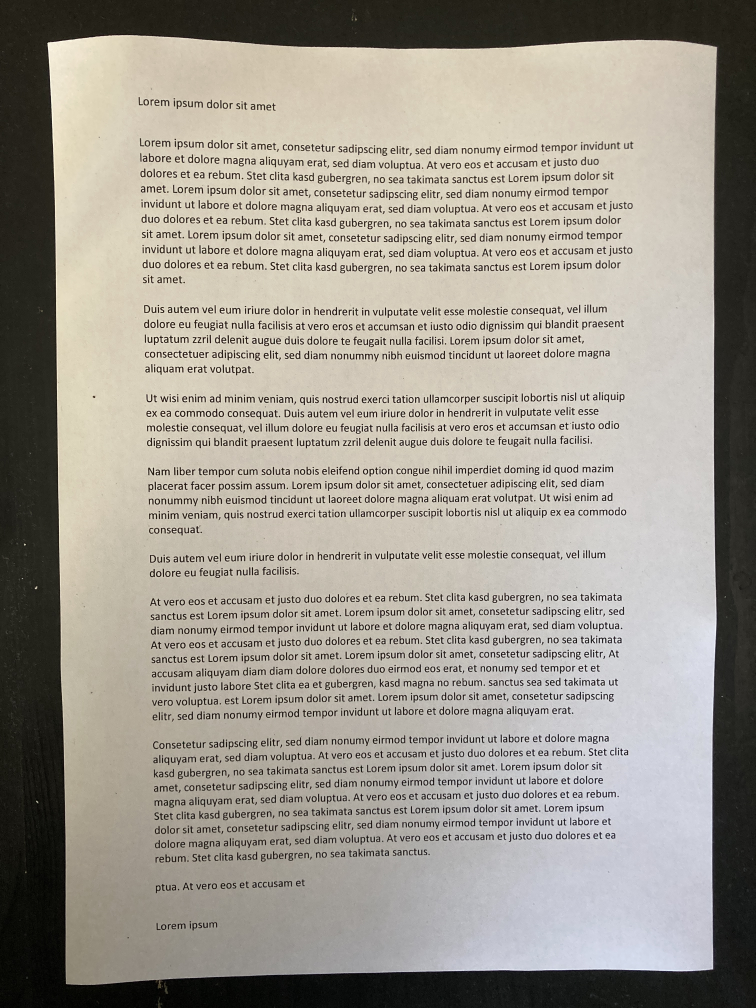
#> input picture assets/example_easy.jpg, 3024 x 4032 px (shown at 1/4 size)
$ python main.py
#> lines starting #> are read from the running program, lines starting #| are printed output that depends on the picture; after the words box and inside, x2 and y2 are one past the last pixel; in counts of white or black regions, pixels touching at a corner belong together
#> in main, image is the input picture: shape (4032, 3024, 3); mean B, G, R 144.6, 154.1, 159.1
### utils.py
import numpy as np
import cv2
import imutils
from PIL import Image


def order_points(pts: np.ndarray) -> np.ndarray:
    # function to order points to proper rectangle
    rect = np.zeros((4, 2), dtype="float32")
    s = pts.sum(axis=1)
    rect[0] = pts[np.argmin(s)]
    rect[2] = pts[np.argmax(s)]
    diff = np.diff(pts, axis=1)
    rect[1] = pts[np.argmin(diff)]
    rect[3] = pts[np.argmax(diff)]
    return rect


def four_point_transform(image: np.ndarray, pts: np.ndarray) -> np.ndarray:
    # function to transform image to four points
    rect = order_points(pts)
    (tl, tr, br, bl) = rect
    widthA = np.sqrt(((br[0] - bl[0]) ** 2) + ((br[1] - bl[1]) ** 2))
    widthB = np.sqrt(((tr[0] - tl[0]) ** 2) + ((tr[1] - tl[1]) ** 2))
    maxWidth = max(int(widthA), int(widthB))
    heightA = np.sqrt(((tr[0] - br[0]) ** 2) + ((tr[1] - br[1]) ** 2))
    heightB = np.sqrt(((tl[0] - bl[0]) ** 2) + ((tl[1] - bl[1]) ** 2))
    maxHeight = max(int(heightA), int(heightB))

    dst = np.array(
        [
            [0, 0],
            [maxWidth - 1, 0],
            [maxWidth - 1, maxHeight - 1],
            [0, maxHeight - 1],
        ],
        dtype="float32",
    )
    M = cv2.getPerspectiveTransform(rect, dst)
    warped = cv2.warpPerspective(image, M, (maxWidth, maxHeight))
    # return the warped image
    return warped

def findLargestCountours(cntList: list, cntWidths: list) -> tuple[list, list]:
    newCntList = []
    newCntWidths = []

    # finding 1st largest rectangle
    first_largest_cnt_pos = cntWidths.index(max(cntWidths))

    # adding it in new
    newCntList.append(cntList[first_largest_cnt_pos])
    newCntWidths.append(cntWidths[first_largest_cnt_pos])

    # removing it from old
    cntList.pop(first_largest_cnt_pos)
    cntWidths.pop(first_largest_cnt_pos)

    # finding second largest rectangle
    seccond_largest_cnt_pos = cntWidths.index(max(cntWidths))

    # adding it in new
    newCntList.append(cntList[seccond_largest_cnt_pos])
    newCntWidths.append(cntWidths[seccond_largest_cnt_pos])

    # removing it from old
    cntList.pop(seccond_largest_cnt_pos)
    cntWidths.pop(seccond_largest_cnt_pos)

    return newCntList, newCntWidths

def rotate_and_cut(image: np.ndarray, scaleFactor: float) -> np.ndarray:
    # resizes image for performance purposes
    # rotates image and crops "page" out of it.

#> called with scaleFactor = 500
    orig = image.copy()
    # Scale for processing
    ratio = image.shape[0] / scaleFactor
#> ratio = 8.06
    image = imutils.resize(image, height = scaleFactor)
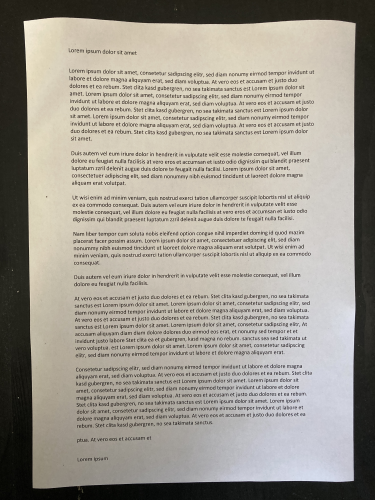
#> image: shape (500, 375, 3); mean of channels 0, 1, 2 144.6, 154.1, 159.1; drawn as B, G, R

    gray = cv2.cvtColor(image, cv2.COLOR_BGR2GRAY)
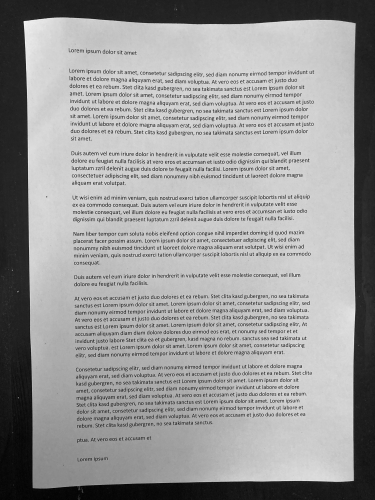
#> gray: shape (500, 375); min 2, max 245, mean 154.5
    gray = cv2.GaussianBlur(gray, (5, 5), 0)
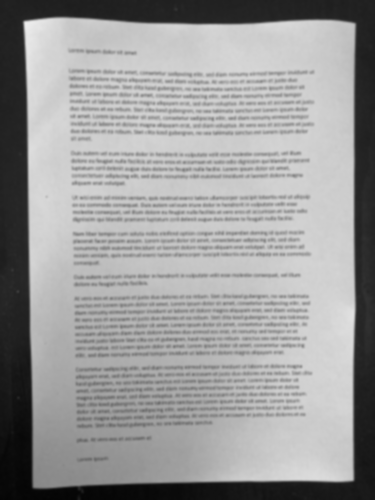
#> gray: shape (500, 375); min 4, max 239, mean 154.5
    edged = cv2.Canny(gray, 75, 200)
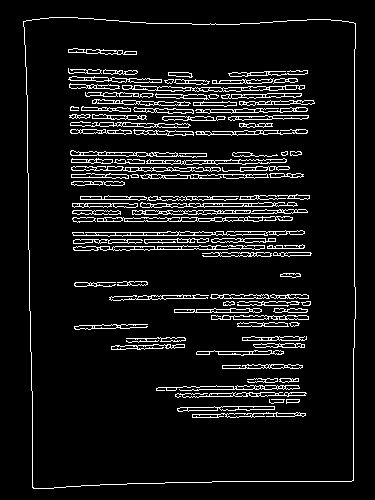
#> edged: shape (500, 375); 8.3% white in thin lines or dots, all inside (x1, y1, x2, y2) = (23, 17, 356, 489)
    countours, _ = cv2.findContours(edged, cv2.RETR_LIST, cv2.CHAIN_APPROX_NONE)
#> countours = 510 contours, 168 with area under 20; largest, box (x1, y1, x2, y2) and area: (23, 17, 356, 489) 150157, (23, 17, 356, 489) 150154, (72, 230, 305, 237) 620, (122, 85, 305, 92) 594, (73, 245, 265, 251) 588
    # approximate the contour
    cnts = sorted(countours, key=cv2.contourArea, reverse=True)
#> cnts has the same summary as countours
    screenCntList = []
    scrWidths = []
    for cnt in cnts:
        peri = cv2.arcLength(cnt, True)  # cnts[1] always rectangle O.o
        screenCnt = cv2.approxPolyDP(cnt, 0.02 * peri, True)

        if len(screenCnt) == 4:
            (X, Y, W, H) = cv2.boundingRect(cnt)
            screenCntList.append(screenCnt)
            scrWidths.append(W)
#> this loop made 510 passes
#> (peri, screenCnt, X, Y, W, H) on passes 1, 2, 29, 31, 36, 39, 40, 44, 45: (1595.1, [[23, 21], [32, 487], [353, 480], [355, 23]], 23, 17, 333, 472), (1592.7, [[24, 21], [355, 24], [351, 481], [32, 486]], 23, 17, 333, 472), (136.2, [[133, 130], [136, 134], [193, 135], [192, 131]], 133, 129, 61, 7), (148.2, [[211, 239], [212, 242], [275, 241], [275, 238]], 211, 238, 65, 5), (135.3, [[210, 297], [269, 298], [267, 294], [211, 294]], 210, 294, 60, 5), (125.8, [[71, 174], [71, 177], [128, 178], [126, 174]], 71, 173, 58, 6), (125.4, [[92, 114], [92, 118], [146, 119], [145, 115]], 92, 114, 55, 6), (117.5, [[155, 94], [156, 97], [208, 99], [203, 94]], 155, 93, 54, 7), (114.9, [[237, 323], [237, 326], [288, 326], [284, 322]], 237, 322, 52, 5)
#> (peri, X, Y, W, H) on passes 61, 63, 65, 67, 71, 95: (94.63, 71, 158, 42, 6), (93.46, 226, 231, 42, 5), (89.11, 270, 294, 39, 5), (79.21, 174, 79, 36, 6), (77.56, 272, 115, 37, 5), (64.87, 226, 413, 27, 5)
#> after the loop, scrWidths = 30 values, max 333 at index 0, min 3 at index 28, mean 58.93; screenCntList = 30 contours, 2 with area under 20; largest, box (x1, y1, x2, y2) and area: (23, 21, 356, 488) 150688, (24, 21, 356, 487) 149827, (133, 130, 194, 136) 230, (92, 114, 147, 120) 214, (210, 294, 270, 299) 201

    screenCntList, scrWidths = findLargestCountours(screenCntList, scrWidths)
#> in findLargestCountours, `first_largest_cnt_pos = cntWidths.index(max(cntWidths))`: first_largest_cnt_pos = 0
#> screenCntList = 2 contours; box (x1, y1, x2, y2) and area: (23, 21, 356, 488) 150688, (24, 21, 356, 487) 149827; scrWidths = [333, 333]

    if not len(screenCntList) >= 2:  # there is no rectangle found
        print("No rectangle found")
    elif scrWidths[0] != scrWidths[1]:  # mismatch in rect
        print("Mismatch in rectangle")

    return four_point_transform(orig, screenCntList[0].reshape(4, 2) * ratio)
#> in order_points, `s = pts.sum(axis=1)`: s = [354.8, 4185.2, 6717.3, 3048.2]
#> in order_points, `diff = np.diff(pts, axis=1)`: diff = [-16.13, 3669.1, 1024.1, -2677.2]
#> in four_point_transform, `rect = order_points(pts)`: rect = [[185.5, 169.3], [2862.7, 185.5], [2846.6, 3870.7], [258, 3927.2]]
#> in four_point_transform, `(tl, tr, br, bl) = rect`: tl = [185.5, 169.3]; tr = [2862.7, 185.5]; br = [2846.6, 3870.7]; bl = [258, 3927.2]
#> in four_point_transform, `widthA = np.sqrt(((br[0] - bl[0]) ** 2) + ((br[1] - bl[1]) ** 2))`: widthA = 2589.2
#> in four_point_transform, `widthB = np.sqrt(((tr[0] - tl[0]) ** 2) + ((tr[1] - tl[1]) ** 2))`: widthB = 2677.3
#> in four_point_transform, `maxWidth = max(int(widthA), int(widthB))`: maxWidth = 2677
#> in four_point_transform, `heightA = np.sqrt(((tr[0] - br[0]) ** 2) + ((tr[1] - br[1]) ** 2))`: heightA = 3685.3
#> in four_point_transform, `heightB = np.sqrt(((tl[0] - bl[0]) ** 2) + ((tl[1] - bl[1]) ** 2))`: heightB = 3758.5
#> in four_point_transform, `maxHeight = max(int(heightA), int(heightB))`: maxHeight = 3758
#> in four_point_transform, `dst = np.array( [ [0, 0], [maxWidth - 1, 0], [maxWidth - 1, maxHeight ..`: dst = [[0, 0], [2676, 0], [2676, 3757], [0, 3757]]
#> in four_point_transform, `M = cv2.getPerspectiveTransform(rect, dst)`: M = [[0.977, -0.0189, -178], [-0.00581, 0.964, -162.2], [-7.33e-06, -8.68e-06, 1]]
#> in four_point_transform, `warped = cv2.warpPerspective(image, M, (maxWidth, maxHeight))`:
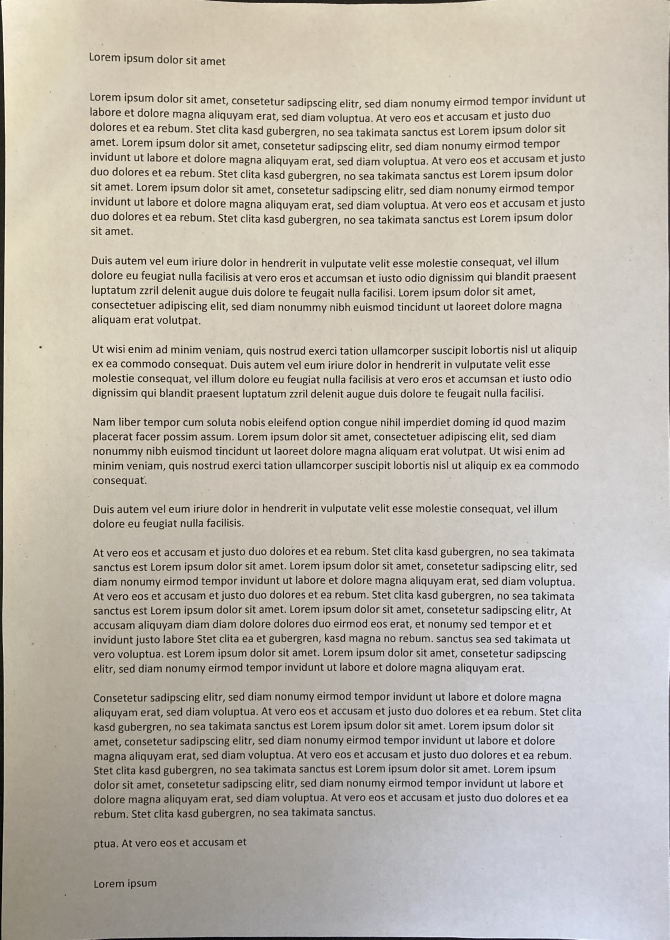
#> warped: shape (3758, 2677, 3) (shown at 1/4 size); mean B, G, R 173.3, 183.4, 189.3


# [5 lines left out: function image_to_pdf, not called in this run]


def whitening_background(img: np.ndarray) -> np.ndarray:
    # Converts yelloish background into white background

    hsv = cv2.cvtColor(img, cv2.COLOR_BGR2HSV)
#> hsv: shape (3758, 2677, 3); mean H, S, V 35.4, 29.4, 190.7
    value = hsv[:,:,2]
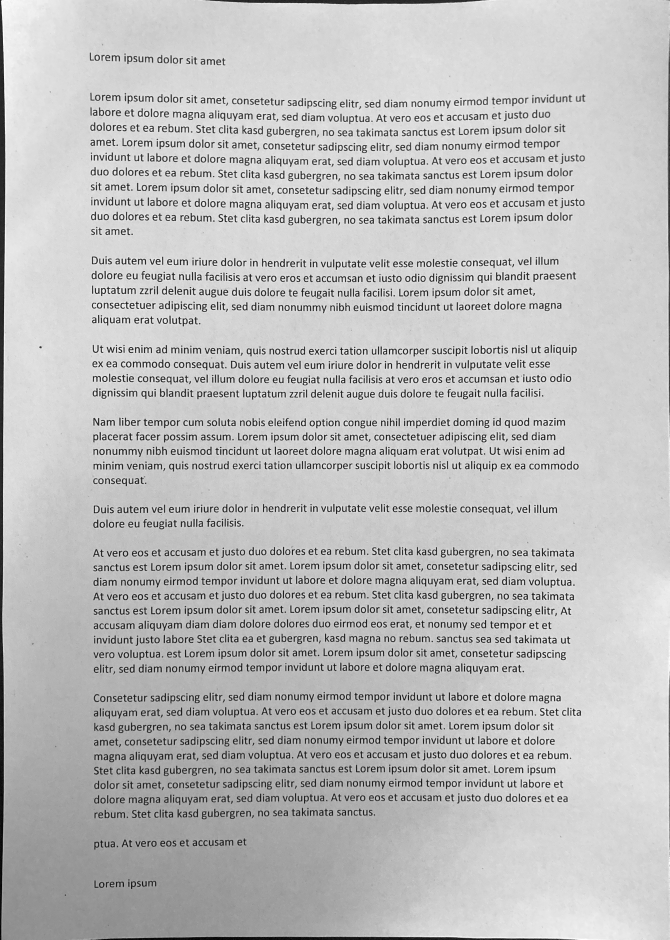
#> value: shape (3758, 2677) (shown at 1/4 size); min 0, max 255, mean 190.7
    _, thresholded = cv2.threshold(value, 0, 255, cv2.THRESH_BINARY + cv2.THRESH_OTSU)
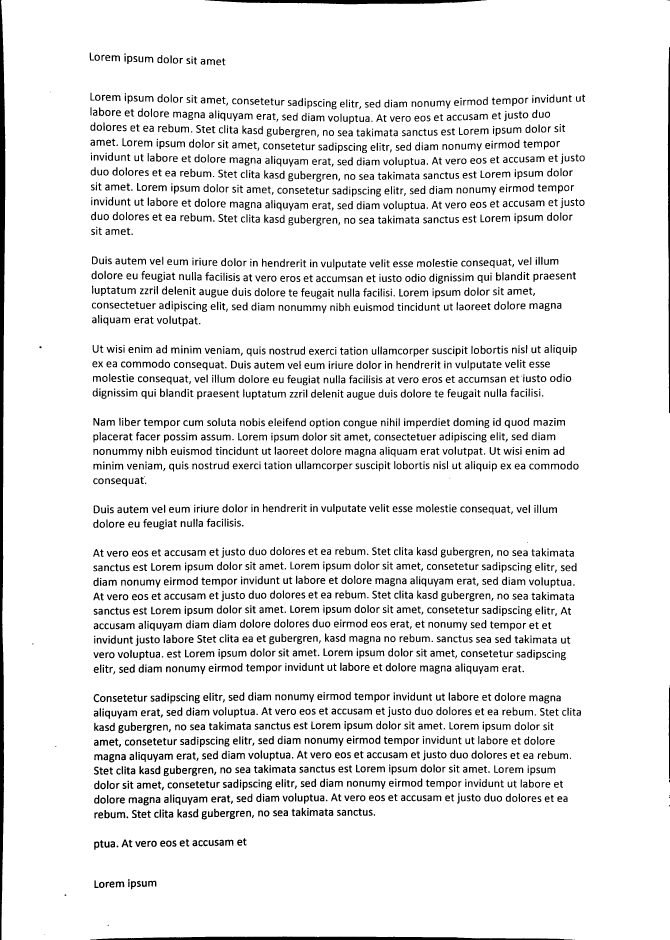
#> thresholded: shape (3758, 2677) (shown at 1/4 size); 91.9% white; 3654 black regions (85 under 20 px), largest, box (x1, y1, x2, y2) and area: (0, 0, 21, 3758) 53116, (361, 3746, 2290, 3758) 15554, (819, 0, 1947, 17) 13147
#> (the run stopped early here; a loop or call above may not have finished)

$ run again, with assets/example_harder.jpg copied over assets/example_easy.jpg
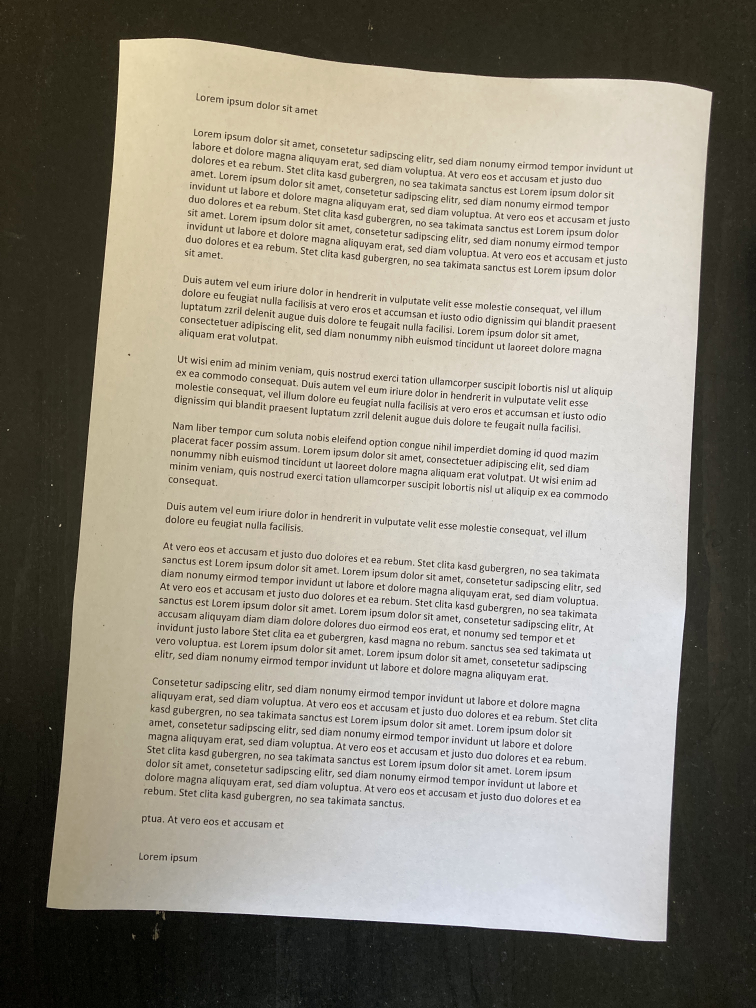
#> input picture assets/example_harder.jpg, 3024 x 4032 px (shown at 1/4 size)
#> in main, image is the input picture: shape (4032, 3024, 3); mean B, G, R 131.2, 143, 147.7
#> image: shape (500, 375, 3)
#> in rotate_and_cut, `edged = cv2.Canny(gray, 75, 200)`:
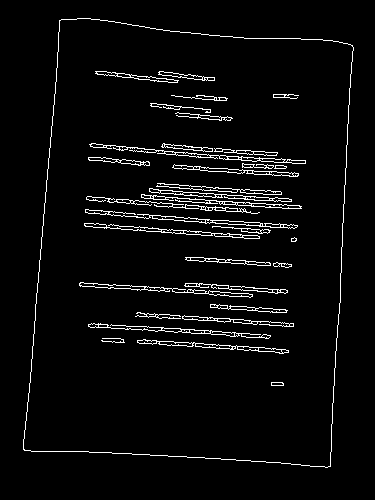
#> edged: shape (500, 375); 4.2% white in thin lines or dots, all inside (x1, y1, x2, y2) = (23, 18, 354, 468)
#> countours = 169 contours, 54 with area under 20; largest, box (x1, y1, x2, y2) and area: (23, 18, 354, 468) 127693, (23, 18, 354, 468) 127690, (85, 209, 298, 229) 510, (89, 143, 306, 164) 470, (137, 339, 289, 354) 460
#> cnts has the same summary as countours
#> the loop in rotate_and_cut, `for cnt in cnts:` made 169 passes
#> (peri, screenCnt, X, Y, W, H) on passes 1, 2, 17, 20, 21, 27: (1494.7, [[59, 20], [23, 449], [330, 466], [352, 45]], 23, 18, 331, 450), (1492.4, [[61, 19], [353, 47], [329, 466], [23, 448]], 23, 18, 331, 450), (138.2, [[88, 157], [89, 160], [149, 165], [148, 161]], 88, 157, 62, 9), (117.1, [[152, 216], [189, 217], [205, 221], [158, 219]], 152, 215, 54, 8), (115.9, [[161, 146], [212, 151], [212, 148], [164, 143]], 161, 143, 52, 9), (98.28, [[208, 291], [252, 295], [250, 297], [214, 295]], 208, 290, 45, 8)
#> after the loop in rotate_and_cut, `for cnt in cnts:`: scrWidths = [331, 331, 62, 54, 52, 45, 44, 42, 34, 38, 34, 29, 25, 25, 24, 46]; screenCntList = 16 contours; largest, box (x1, y1, x2, y2) and area: (23, 20, 353, 467) 128109, (23, 19, 354, 467) 127489, (88, 157, 150, 166) 206, (161, 143, 213, 152) 156, (152, 216, 206, 222) 130
#> first_largest_cnt_pos = 0
#> in rotate_and_cut, `screenCntList, scrWidths = findLargestCountours(screenCntList, scrWidt..`: screenCntList = 2 contours; box (x1, y1, x2, y2) and area: (23, 20, 353, 467) 128109, (23, 19, 354, 467) 127489; scrWidths = [331, 331]
#> s = [637.1, 3806.2, 6418.9, 3201.4]
#> diff = [-314.5, 3435.3, 1096.7, -2475.6]
#> rect = [[475.8, 161.3], [2838.5, 362.9], [2661.1, 3757.8], [185.5, 3620.7]]
#> tl = [475.8, 161.3]; tr = [2838.5, 362.9]; br = [2661.1, 3757.8]; bl = [185.5, 3620.7]
#> widthA = 2479.4
#> widthB = 2371.3
#> maxWidth = 2479
#> heightA = 3399.6
#> heightB = 3471.6
#> maxHeight = 3471
#> dst = [[0, 0], [2478, 0], [2478, 3470], [0, 3470]]
#> M = [[1.02, 0.0854, -497.9], [-0.0887, 1.04, -125.4], [-9.66e-06, 1.25e-05, 1]]
#> hsv: shape (3471, 2479, 3); mean H, S, V 36.8, 31.7, 199.5
#> in whitening_background, `_, thresholded = cv2.threshold(value, 0, 255, cv2.THRESH_BINARY + cv2...`:
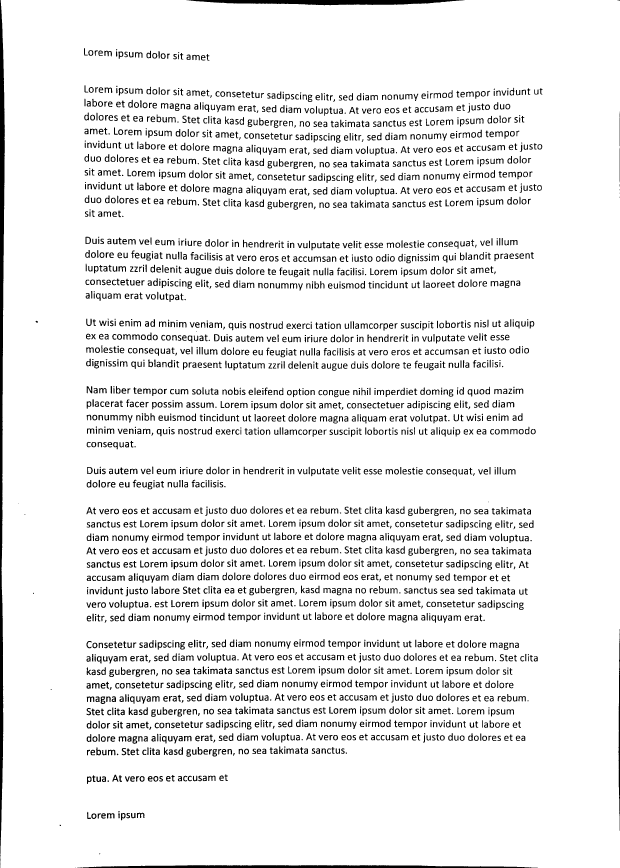
#> thresholded: shape (3471, 2479) (shown at 1/4 size); 92.2% white; 3650 black regions (228 under 20 px), largest, box (x1, y1, x2, y2) and area: (0, 0, 19, 3471) 39928, (747, 0, 1858, 21) 15814, (309, 3461, 2151, 3471) 14030
